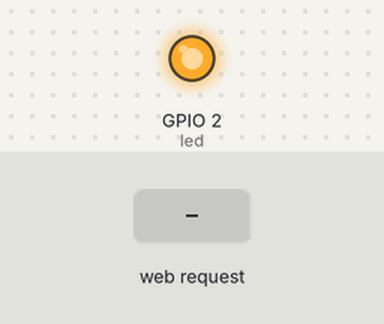
A sketch run on a simulated ESP8266 (NodeMCU). On the bench: output pins drawn as LEDs (lit = HIGH). The test bench sets the inputs (shaded band). WiFi joins after 1.5 s; servers stay silent unless stated; what the sketch prints to the serial monitor is not drawn.

Above: at 2.7 s.
2.8 s: HTTP request GET /start received
At 3.4 s:
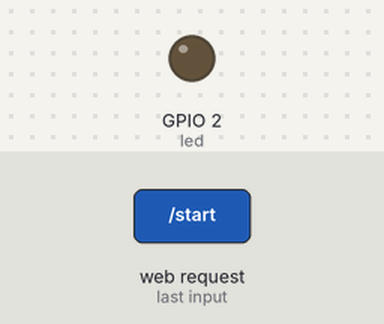
4.3 s: HTTP request GET /stop received
At 5.7 s:
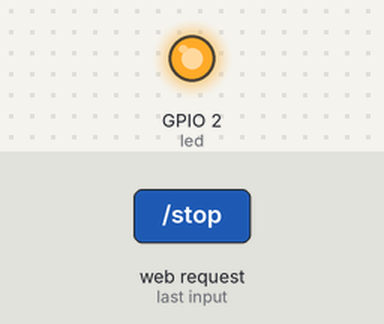
Timing chart, 0 to 7.3 s (numbered marks = the images above; inputs shaded):
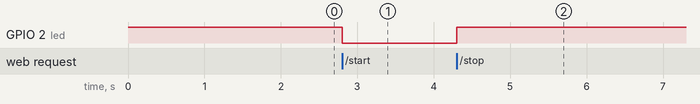

Measured:
- after the input at 2.8 s, GPIO 2 (led): HIGH → LOW at once
- after the input at 4.3 s, GPIO 2 (led): LOW → HIGH at once

The sketch:

HelloServer.ino
```cpp
#include <ESP8266WiFi.h>
#include <WiFiClient.h>
#include <ESP8266WebServer.h>
#include <ESP8266mDNS.h>


#ifndef STASSID
#define STASSID ""
#define STAPSK  ""
#endif

const char* ssid = STASSID;
const char* password = STAPSK;

ESP8266WebServer server(80);

const int led = LED_BUILTIN;

void handleRoot() {
  server.send(200, "text/plain", "hello from esp8266!");
}

void handleStart() {
  digitalWrite(led, 0);
  Serial.println("led is on");
  server.send(200, "text/plain", "led is on!");
}

void handleStop() {
  digitalWrite(led, 1);
  Serial.println("led is off");
  server.send(200, "text/plain", "led is off!");
}

void handleNotFound() {
  String message = "File Not Found\n\n";
  message += "URI: ";
  message += server.uri();
  message += "\nMethod: ";
  message += (server.method() == HTTP_GET) ? "GET" : "POST";
  message += "\nArguments: ";
  message += server.args();
  message += "\n";
  for (uint8_t i = 0; i < server.args(); i++) {
    message += " " + server.argName(i) + ": " + server.arg(i) + "\n";
  }
  server.send(404, "text/plain", message);
}

void setup(void) {

  pinMode(led, OUTPUT);
  digitalWrite(led, 1);
  Serial.begin(115200);
  WiFi.mode(WIFI_STA);
  WiFi.begin(ssid, password);
  Serial.println("");

  // Wait for connection
  while (WiFi.status() != WL_CONNECTED) {
    delay(500);
    Serial.print(".");
  }
  Serial.println("");
  Serial.println("Connected to LAN");
  //Serial.println(ssid);
  Serial.print("IP address: ");
  Serial.println(WiFi.localIP());

  if (MDNS.begin("esp8266")) {
    Serial.println("MDNS responder started");
  }

  MDNS.addService("http", "tcp", 80);

  server.on("/", handleRoot);
  server.on("/start", handleStart);
  server.on("/stop", handleStop);

  server.onNotFound(handleNotFound);

  server.begin();
  Serial.println("HTTP server started");
}

void loop(void) {
  server.handleClient();
  MDNS.update();
}
```
